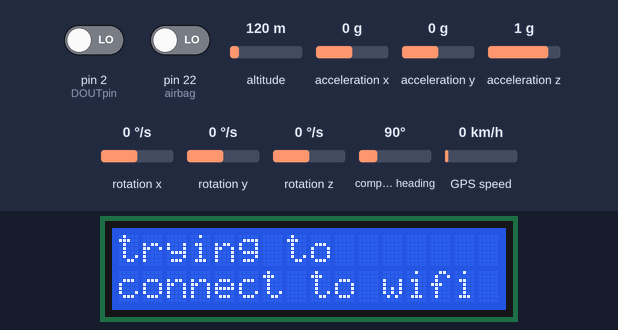
The sketch below on a simulated Arduino Mega 2560, built for the host (arithmetic inside an expression is 32-bit, double 64-bit). Shown: 16×2 character LCD. Wiring (inferred from the names in the program): MPU-6050 motion sensor at I2C address 0x68. The test bench sets the inputs (shaded band); at power-on: rotation x 0 °/s, pin 2 (DOUTpin) LOW, pin 22 (airbag) LOW, altitude 120 m, acceleration x 0 g, acceleration y 0 g, acceleration z 1 g, rotation y 0 °/s, rotation z 0 °/s, compass heading 90°, GPS speed 0 km/h. WiFi joins after 1.5 s; servers stay silent unless stated; the GPS gets a fix after 3 s at 37.7749, -122.4194 with 8 satellites; an integer division by zero does not stop the program and gives all ones (-1).

Above: at 1.2 s.
At 4.1 s:
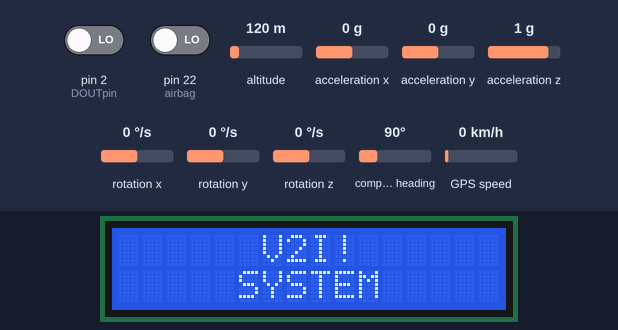
4.2 s: rotation x set to -40 °/s
5.7 s: rotation x set to -48 °/s
At 6.5 s:
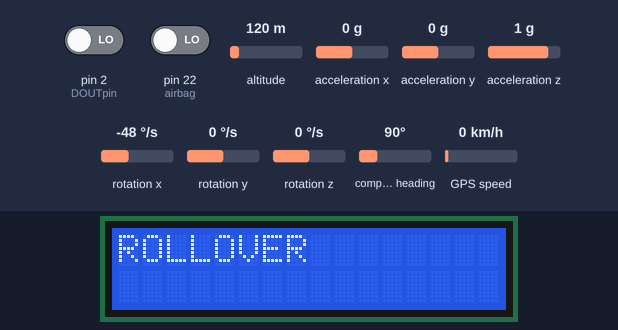
Timing chart, 0 to 8.7 s (numbered marks = the images above; inputs shaded):
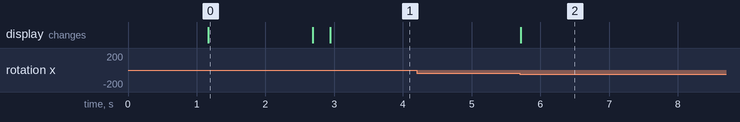

Measured:
- the behaviour switches between -45 and -46 °/s on rotation x (found by bisection; images 1 and 2)
- after the input at 4.2 s, every drawn part: stays the same
- after the input at 5.7 s, the display: changes at once (image 2)
- what the display in image 0 shows lasts 1.5 s, from 1.2 s to 2.7 s

The sketch:

CarUnit.ino
```cpp
#include <LiquidCrystal_I2C.h>
#include "WiFiEsp.h"
#include "MPU6050lib.h"
#include <TinyGPS.h>
TinyGPS gps;
LiquidCrystal_I2C lcd(0x3f, 2, 1, 0, 4, 5, 6, 7, 3, POSITIVE);
WiFiEspClient client;
const int DOUTpin = 2; //the DOUT pin of the alcohol sensor
volatile byte drunk = false;
void drunkDriver();
int status = WL_IDLE_STATUS;     // the Wifi radio's status
#define NSSID "wifi"
#define PASS  "123"
#define HOST_NAME "0.0.0.0"
#define HOST_PORT 5100
#define airbag 22
#define carid "1f5d8ea9s6"
//************************************************************Accelerometer
int intPin = 3;  // This can be changed, 2 and 3 are the Arduinos ext int pins
int16_t accelCount[3];           // Stores the 16-bit signed accelerometer sensor output
float ax, ay, az;                // Stores the real accel value in g's
int16_t gyroCount[3];            // Stores the 16-bit signed gyro sensor output
float gx, gy, gz;                // Stores the real gyro value in degrees per seconds
float gyroBias[3], accelBias[3]; // Bias corrections for gyro and accelerometer
int16_t tempCount;               // Stores the internal chip temperature sensor output
float temperature;               // Scaled temperature in degrees Celsius
float SelfTest[6];               // Gyro and accelerometer self-test sensor output
uint32_t count = 0;
float aRes, gRes; // scale resolutions per LSB for the sensors
MPU6050lib mpu;
//************************************************************Accelerometer
float flat, flon, fspeed;
int year;
byte month, day, hour, minute, second, hundredths;
unsigned long fix_age;
void setup(void)
{
  Wire.begin();
  pinMode(DOUTpin, INPUT);
  digitalWrite(DOUTpin, LOW);
  attachInterrupt(digitalPinToInterrupt(DOUTpin), drunkDriver, HIGH);
  pinMode(intPin, INPUT);
  digitalWrite(intPin, LOW);
  Serial1.begin(115200);
  Serial2.begin(9600);
  mpu.MPU6050SelfTest(SelfTest);
  mpu.calibrateMPU6050(gyroBias, accelBias);
  mpu.initMPU6050();

  if (SelfTest[0] < 1.0f && SelfTest[1] < 1.0f && SelfTest[2] < 1.0f && SelfTest[3] < 1.0f && SelfTest[4] < 1.0f && SelfTest[5] < 1.0f) {

    mpu.calibrateMPU6050(gyroBias, accelBias);
    mpu.initMPU6050();
  }
  else
  {
    lcd.clear();
    lcd.home();
    lcd.print("Could not connect to MPU6050");
    while (1) ; // Loop forever if communication doesn't happen
  }
  lcd.begin(16, 2);
  lcd.clear();
  lcd.home();
  WiFi.init(&Serial1);

  while ( status != WL_CONNECTED) {
    lcd.clear();
    lcd.home();
    lcd.print("trying to ");
    lcd.setCursor(0,1);
    lcd.print("connect to wifi");
    status = WiFi.begin(NSSID, PASS);
  }
  lcd.clear();
  lcd.home();
  lcd.print("connected to:");
  lcd.setCursor(0, 1);
  lcd.print(WiFi.SSID());

  if (client.connectSSL(HOST_NAME, HOST_PORT))
  {
    lcd.clear();
    lcd.home();
    lcd.print("Connected to");
    lcd.setCursor(0,1);
    lcd.print("server");
   }
  else
  {
    lcd.clear();
    lcd.home();
    lcd.print("Couldn't connect");
    lcd.setCursor(0,1);
    lcd.print("to the server!");
    while(1){}
  }

  lcd.clear();
  lcd.home();
  lcd.print("      V2I!      ");
  lcd.setCursor(0, 1);
  lcd.print("     SYSTEM     ");
}

void loop(void)
{
  //reconnect if wifi is disconnected
  if (!client.connected()) {
    client.connectSSL(HOST_NAME, HOST_PORT);
  }
  //look for airbag signal
  if (digitalRead(airbag) == HIGH) {
    client.print("airbag," + String(flat) + ',' + String(flon));
    lcd.clear();
    lcd.home();
    lcd.print("AIRBAG");
    while (1) {}

  }
  //check gyro values for rollover
    if ( mpu.readByte(MPU6050_ADDRESS, INT_STATUS) & 0x01)  { // check if data ready interrupt
    mpu.readGyroData(gyroCount);  // Read the x/y/z adc values
    gRes = mpu.getGres();
    // Calculate the gyro value into actual degrees per second
    gx = (float)gyroCount[0] * gRes - gyroBias[0]; // get actual gyro value, this depends on scale being set
    gy = (float)gyroCount[1] * gRes - gyroBias[1];
    gz = (float)gyroCount[2] * gRes - gyroBias[2];
    if ((gx > 45 || gx < -45 || gy > 45 || gy < -45) && millis() > 400 ) {
      client.print("rollover," + String(flat) + ',' + String(flon));
      lcd.clear();
      lcd.home();
      lcd.print("ROLLOVER");
      while(1){}
    }
  }

  //check gps for speed and position
    if (Serial2.available()) {
    char c = Serial2.read();
    if (gps.encode(c))
    {
      gps.f_get_position(&flat, &flon);
      fspeed = gps.f_speed_kmph();
      gps.crack_datetime(&year, &month, &day,&hour, &minute, &second, &hundredths, &fix_age);
    }
  }
  //report if speed is high
  if (fspeed > 100) {
    lcd.clear();
    lcd.home();
    lcd.print("SPEED TICKET");
    lcd.setCursor(0, 1);
    lcd.print("CALLING POLICE!");
    client.print("speed," + String(flat) + ',' + String(flon)+','+carid);
   while (1) {}
  }
  //report if drunk
    if (drunk) {
    client.print("drunk," + String(flat) + ',' + String(flon)+','+carid);
    lcd.clear();
    lcd.home();
    lcd.print("YOU ARE DRUNK");
    lcd.setCursor(0, 1);
    lcd.print("CALLING POLICE!");
    while (1) {}
    drunk = false;
  }

}

void drunkDriver() {
  drunk = true;
}
```

MPU6050lib.h
```cpp
#include "Arduino.h"
#include "Wire.h"
// Using the GY-521 breakout board, I set ADO to 0 by grounding through a 4k7 resistor
// Seven-bit device address is 110100 for ADO = 0 and 110101 for ADO = 1
#define ADO 0
#if ADO
#define MPU6050_ADDRESS 0x69  // Device address when ADO = 1
#else
#define MPU6050_ADDRESS 0x68  // Device address when ADO = 0
#endif
// Set initial input parameters
enum Ascale {
  AFS_2G ,
  AFS_4G,
  AFS_8G,
  AFS_16G
};

enum Gscale {
  GFS_250DPS ,
  GFS_500DPS,
  GFS_1000DPS,
  GFS_2000DPS
};

#define XGOFFS_TC        0x00 // Bit 7 PWR_MODE, bits 6:1 XG_OFFS_TC, bit 0 OTP_BNK_VLD
#define YGOFFS_TC        0x01
#define ZGOFFS_TC        0x02
#define X_FINE_GAIN      0x03 // [7:0] fine gain
#define Y_FINE_GAIN      0x04
#define Z_FINE_GAIN      0x05
#define XA_OFFSET_H      0x06 // User-defined trim values for accelerometer
#define XA_OFFSET_L_TC   0x07
#define YA_OFFSET_H      0x08
#define YA_OFFSET_L_TC   0x09
#define ZA_OFFSET_H      0x0A
#define ZA_OFFSET_L_TC   0x0B
#define SELF_TEST_X      0x0D
#define SELF_TEST_Y      0x0E
#define SELF_TEST_Z      0x0F
#define SELF_TEST_A      0x10
#define XG_OFFS_USRH     0x13  // User-defined trim values for gyroscope; supported in MPU-6050?
#define XG_OFFS_USRL     0x14
#define YG_OFFS_USRH     0x15
#define YG_OFFS_USRL     0x16
#define ZG_OFFS_USRH     0x17
#define ZG_OFFS_USRL     0x18
#define SMPLRT_DIV       0x19
#define CONFIG           0x1A
#define GYRO_CONFIG      0x1B
#define ACCEL_CONFIG     0x1C
#define FF_THR           0x1D  // Free-fall
#define FF_DUR           0x1E  // Free-fall
#define MOT_THR          0x1F  // Motion detection threshold bits [7:0]
#define MOT_DUR          0x20  // Duration counter threshold for motion interrupt generation, 1 kHz rate, LSB = 1 ms
#define ZMOT_THR         0x21  // Zero-motion detection threshold bits [7:0]
#define ZRMOT_DUR        0x22  // Duration counter threshold for zero motion interrupt generation, 16 Hz rate, LSB = 64 ms
#define FIFO_EN          0x23
#define I2C_MST_CTRL     0x24
#define I2C_SLV0_ADDR    0x25
#define I2C_SLV0_REG     0x26
#define I2C_SLV0_CTRL    0x27
#define I2C_SLV1_ADDR    0x28
#define I2C_SLV1_REG     0x29
#define I2C_SLV1_CTRL    0x2A
#define I2C_SLV2_ADDR    0x2B
#define I2C_SLV2_REG     0x2C
#define I2C_SLV2_CTRL    0x2D
#define I2C_SLV3_ADDR    0x2E
#define I2C_SLV3_REG     0x2F
#define I2C_SLV3_CTRL    0x30
#define I2C_SLV4_ADDR    0x31
#define I2C_SLV4_REG     0x32
#define I2C_SLV4_DO      0x33
#define I2C_SLV4_CTRL    0x34
#define I2C_SLV4_DI      0x35
#define I2C_MST_STATUS   0x36
#define INT_PIN_CFG      0x37
#define INT_ENABLE       0x38
#define DMP_INT_STATUS   0x39  // Check DMP interrupt
#define INT_STATUS       0x3A
#define ACCEL_XOUT_H     0x3B
#define ACCEL_XOUT_L     0x3C
#define ACCEL_YOUT_H     0x3D
#define ACCEL_YOUT_L     0x3E
#define ACCEL_ZOUT_H     0x3F
#define ACCEL_ZOUT_L     0x40
#define TEMP_OUT_H       0x41
#define TEMP_OUT_L       0x42
#define GYRO_XOUT_H      0x43
#define GYRO_XOUT_L      0x44
#define GYRO_YOUT_H      0x45
#define GYRO_YOUT_L      0x46
#define GYRO_ZOUT_H      0x47
#define GYRO_ZOUT_L      0x48
#define EXT_SENS_DATA_00 0x49
#define EXT_SENS_DATA_01 0x4A
#define EXT_SENS_DATA_02 0x4B
#define EXT_SENS_DATA_03 0x4C
#define EXT_SENS_DATA_04 0x4D
#define EXT_SENS_DATA_05 0x4E
#define EXT_SENS_DATA_06 0x4F
#define EXT_SENS_DATA_07 0x50
#define EXT_SENS_DATA_08 0x51
#define EXT_SENS_DATA_09 0x52
#define EXT_SENS_DATA_10 0x53
#define EXT_SENS_DATA_11 0x54
#define EXT_SENS_DATA_12 0x55
#define EXT_SENS_DATA_13 0x56
#define EXT_SENS_DATA_14 0x57
#define EXT_SENS_DATA_15 0x58
#define EXT_SENS_DATA_16 0x59
#define EXT_SENS_DATA_17 0x5A
#define EXT_SENS_DATA_18 0x5B
#define EXT_SENS_DATA_19 0x5C
#define EXT_SENS_DATA_20 0x5D
#define EXT_SENS_DATA_21 0x5E
#define EXT_SENS_DATA_22 0x5F
#define EXT_SENS_DATA_23 0x60
#define MOT_DETECT_STATUS 0x61
#define I2C_SLV0_DO      0x63
#define I2C_SLV1_DO      0x64
#define I2C_SLV2_DO      0x65
#define I2C_SLV3_DO      0x66
#define I2C_MST_DELAY_CTRL 0x67
#define SIGNAL_PATH_RESET  0x68
#define MOT_DETECT_CTRL   0x69
#define USER_CTRL        0x6A  // Bit 7 enable DMP, bit 3 reset DMP
#define PWR_MGMT_1       0x6B // Device defaults to the SLEEP mode
#define PWR_MGMT_2       0x6C
#define DMP_BANK         0x6D  // Activates a specific bank in the DMP
#define DMP_RW_PNT       0x6E  // Set read/write pointer to a specific start address in specified DMP bank
#define DMP_REG          0x6F  // Register in DMP from which to read or to which to write
#define DMP_REG_1        0x70
#define DMP_REG_2        0x71
#define FIFO_COUNTH      0x72
#define FIFO_COUNTL      0x73
#define FIFO_R_W         0x74
#define WHO_AM_I_MPU6050 0x75 // Should return 0x68

class MPU6050lib
{
public:
float getGres();
float getAres();
void readAccelData(int16_t * destination);
void readGyroData(int16_t * destination);
int16_t readTempData();
void LowPowerAccelOnlyMPU6050();
void initMPU6050();
void calibrateMPU6050(float * dest1, float * dest2);
void MPU6050SelfTest(float * destination);
void writeByte(uint8_t address, uint8_t subAddress, uint8_t data);
uint8_t readByte(uint8_t address, uint8_t subAddress);
void readBytes(uint8_t address, uint8_t subAddress, uint8_t count, uint8_t * dest);
};
```

Source omitted: MPU6050lib.cpp (21653 bytes)
